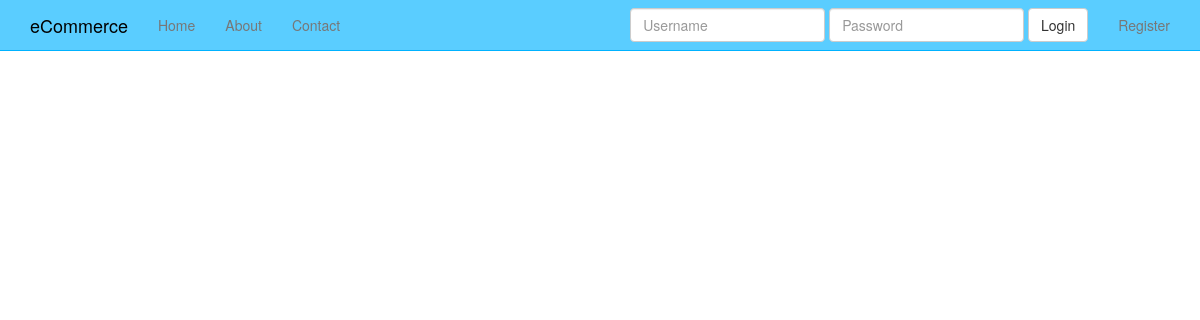
Before: /products/ with the older database file.
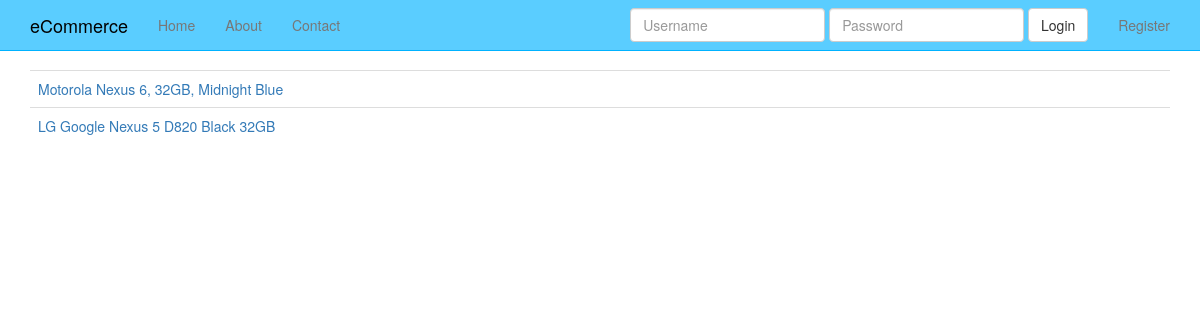
After: the same page with the newer database file.
### products/models.py (models this page shows, shortened)
class Product(models.Model):
    title = models.CharField(max_length=120)
    description = models.TextField(blank=True, null=True)
    slug = models.SlugField(unique=True)
    price = models.DecimalField(decimal_places=2, max_digits=20)
    active = models.BooleanField(default=True)
    objects = ProcuctManager()
    def get_absolute_url(self):
    	return reverse('product_detail', kwargs={'pk': self.pk})

### products/views.py (the view)
class ProductListView(ListView):
    model = Product
    def get_context_data(self, *args, **kwargs):
        context = super(ProductListView, self).get_context_data(*args, **kwargs)
        context['now'] = timezone.now()
        return context

### products/models.py (called while the page is built)
    def active(self):
        return self.filter(active=True)

    def get_queryset(self):
        return ProductQuerySet(self.model, using=self._db)

    def all(self, *args, **kwargs):
        return self.get_queryset().active()

### products/templates/products/product_list.html
{% extends 'base.html' %}
{% block content %}
<table class="table">
  {% for object in object_list %}
  <tr>
  	<td><a href="{{ object.get_absolute_url }}">{{ object.title }}</a></td>
  </tr>
  {% endfor %}
</table>
{% endblock %}

### templates/base.html (shortened to what this page needs)
{% load staticfiles %}
<!DOCTYPE html>
<html lang="en">
  <head>
    {% include 'head_css.html' %}
  </head>
  <body>
    {% include 'navbar.html' %}
    <div class="container">
    {% block content %}
    {% endblock %}
    </div>
  </body>
</html>

### templates/head_css.html
{% load staticfiles %}
    <link rel="stylesheet" href="//maxcdn.bootstrapcdn.com/font-awesome/4.3.0/css/font-awesome.min.css">
    <link href="{% static 'css/bootstrap.min.css' %}" rel="stylesheet">
    <link href="{% static 'css/navbar-static-top.css' %}" rel="stylesheet">
    <link href="{% static 'css/custom.css' %}" rel="stylesheet">

### templates/navbar.html (shortened to what this page needs)
{% load staticfiles %}
    <nav class="navbar navbar-default navbar-static-top">
      <div class="container">
        <div class="navbar-header">
          <a class="navbar-brand" href="{% url 'home' %}">eCommerce</a>
        </div>
        <div id="navbar" class="navbar-collapse collapse">
          <ul class="nav navbar-nav">
            <li><a href="{% url 'home' %}">Home</a></li>
            <li><a href="{% url 'about' %}">About</a></li>
            <li><a href="{% url 'contact' %}">Contact</a></li>
          </ul>
          <ul class="nav navbar-nav navbar-right">
          {% if request.user.is_authenticated %}
            <li><a href="{% url 'auth_logout' %}">Logout</a></li>
            {% else %}
            <li><a href="{% url 'registration_register' %}">Register</a></li>
            {% endif %}
          </ul>
          {% if not request.user.is_authenticated and not '/accounts/login' in request.get_full_path %}
            <form class="navbar-form navbar-right" method="POST" action="{% url 'auth_login' %}">{% csrf_token %}
              <div class="form-group">
                  <input type="text" class="form-control" name="username" placeholder="Username" />
              </div>
              <div class="form-group">
                  <input type="password" class="form-control" name="password" placeholder="Password" />
              </div>
              <button type="submit" class="btn btn-default">Login</button>
          </form>
          {% endif %}
        </div>
      </div>
    </nav>

### templates/javascript.html (shortened to what this page needs)
{% load staticfiles %}

### static_in_pro/our_static/css/navbar-static-top.css (style rules this page uses)
body { min-height: 1000px; }
.navbar-static-top { margin-bottom: 19px; background-color: #5ACDFF; border-color: #00B2FF; }
.navbar-default .navbar-brand { color: #000; }

Changed rows visible on the page:
added Product: title "Motorola Nexus 6, 32GB, Midnight Blue"
added Product: title "LG Google Nexus 5 D820 Black 32GB"
